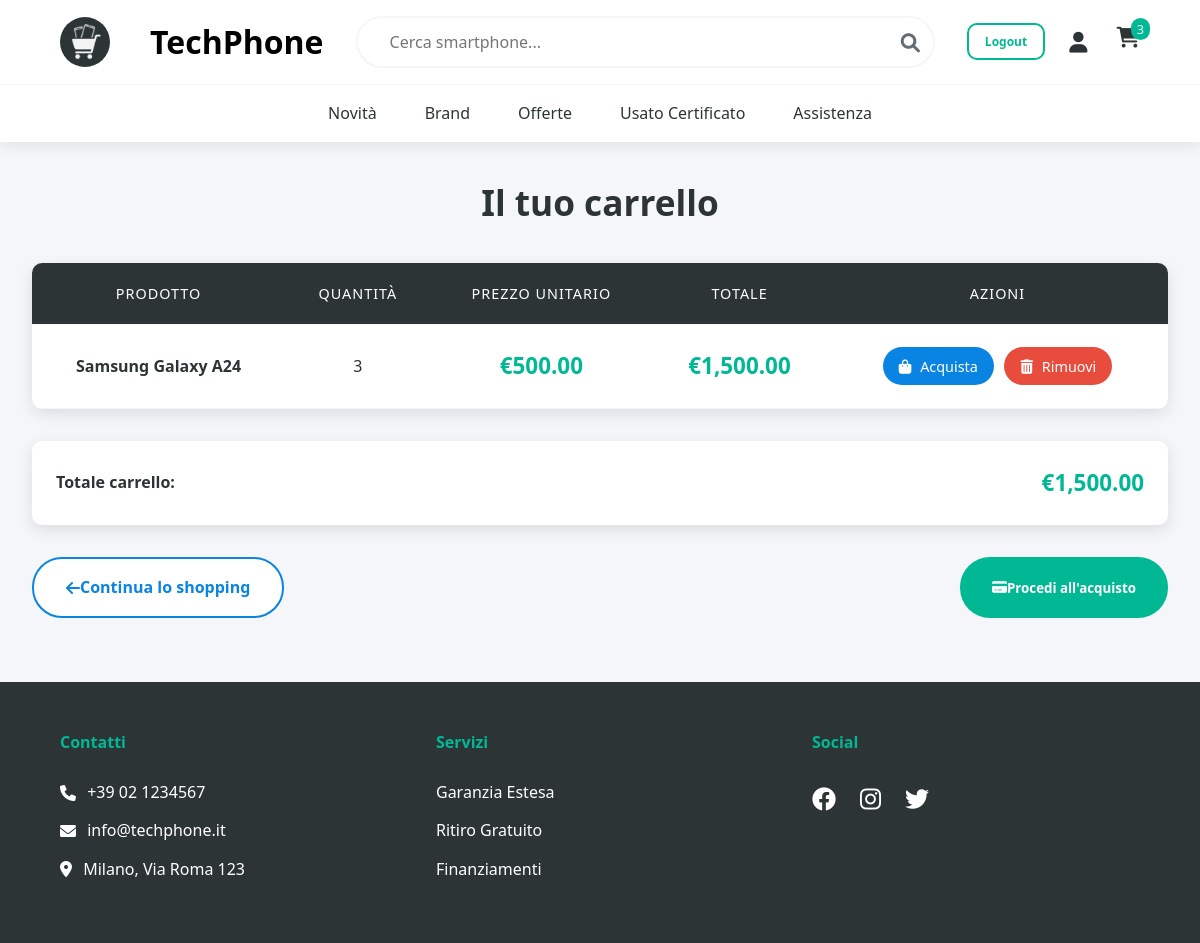
Page /qiu_phoneshop/main_page/front-end/cart.php (signed in) on the committed database.
### tables this page shows
CREATE TABLE `cart` (
  `user_id` int(11) NOT NULL,
  `product_id` int(11) NOT NULL,
  `quantity` int(11) DEFAULT 1
);

CREATE TABLE `product` (
  `id` int(11) NOT NULL,
  `name` varchar(100) NOT NULL,
  `brand` varchar(100) NOT NULL,
  `ram` int(11) NOT NULL,
  `rom` int(11) NOT NULL,
  `camera` int(11) NOT NULL,
  `battery` int(11) NOT NULL,
  `price` int(11) NOT NULL,
  `quantity` int(11) NOT NULL,
  `fk_admin` int(11) NOT NULL
);

### qiu_phoneshop/main_page/front-end/cart.php (the view, shortened to what this page needs)
<?php
include '../back-end/db_conn.php';
?>
<!DOCTYPE html>
<html lang="it">
<head>
    <link rel="stylesheet" href="style.css">
    <link rel="stylesheet" href="https://cdnjs.cloudflare.com/ajax/libs/font-awesome/6.0.0/css/all.min.css">
    <link rel="stylesheet" href="cart.css">
</head>
<body>
    <header class="main-header">
        <div class="header-top">
            <a href="logged_Index.php">
                <div class="logo-container">
                    <img src="logo.png" alt="TechPhone Logo" class="logo">
                    <h1>TechPhone</h1>
                </div>
            </a>
            <div class="search-container">
                <input type="search" id="search-input" placeholder="Cerca smartphone..." class="search-bar">
                <button id="search-btn" class="search-btn"><i class="fas fa-search"></i></button>
            </div>
            <div class="user-actions">
                <a href="../../login_register_user/logout.php"><button class="logout">Logout</button></a>
                <button class="user-btn"><i class="fas fa-user">
                    </i></button>
                <a href="cart.php">
                    <button class="cart-btn">
                        <i class="fas fa-shopping-cart"></i>
                        <span class="cart-count">
                            <?php
                            $username = $_SESSION['username'];
                            $stmt = $conn->prepare("SELECT id FROM user WHERE username = ?");
                            $stmt->bind_param("s", $username);
                            $stmt->execute();
                            $result = $stmt->get_result();
                            $user = $result->fetch_assoc();
                            $user_id = $user['id'];
                            $stmt = $conn->prepare("SELECT SUM(quantity) as total FROM cart WHERE user_id = ?;");
                            $stmt->bind_param("i", $user_id);
                            $stmt->execute();
                            $result = $stmt->get_result();
                            $row = $result->fetch_assoc();
                            echo $row['total'] > 0 ? $row['total'] : "0";
                            ?>
                        </span>
                    </button>
                </a>
            </div>
        </div>
        <nav class="main-nav">
            <ul class="nav-list">
                <li><a href="logged_Index.php#novita">Novità</a></li>
                <li><a href="logged_Index.php#brand">Brand</a></li>
                <li><a href="logged_Index.php#offerte">Offerte</a></li>
                <li><a href="logged_Index.php#usato">Usato Certificato</a></li>
                <li><a href="logged_Index.php#assistenza">Assistenza</a></li>
            </ul>
        </nav>
    </header>
    <main class="cart-container">
        <h1 class="cart-title">Il tuo carrello</h1>
        <?php
        $username = $_SESSION['username'];
        $stmt = $conn->prepare("SELECT id FROM user WHERE username = ?");
        $stmt->bind_param("s", $username);
        $stmt->execute();
        $result = $stmt->get_result();
        $user = $result->fetch_assoc();
        $user_id = $user['id'];
        $stmt = $conn->prepare("SELECT c.product_id, p.name, c.quantity, p.price FROM product p
                                        JOIN cart c ON p.id = c.product_id WHERE c.user_id = ?");
        $stmt->bind_param("i", $user_id);
        $stmt->execute();
        $result = $stmt->get_result();
        if ($result->num_rows > 0): ?>
            <table class="cart-table">
                <thead>
                    <tr>
                        <th>Prodotto</th>
                        <th>Quantità</th>
                        <th>Prezzo unitario</th>
                        <th>Totale</th>
                        <th>Azioni</th>
                    </tr>
                </thead>
                <tbody>
                    <?php
                    $grand_total = 0;
                    while ($row = $result->fetch_assoc()):
                        $total = $row['price'] * $row['quantity'];
                        $grand_total += $total;
                    ?>
                        <tr>
                            <td class="product-name"><?= htmlspecialchars($row['name']) ?></td>
                            <td class="product-quantity"><?= $row['quantity'] ?></td>
                            <td class="product-price">€<?= number_format($row['price'], 2) ?></td>
                            <td class="product-price">€<?= number_format($total, 2) ?></td>
                            <td>
                                <button onclick="buyItem(<?= $row['product_id'] ?>)" class="action-btn">
                                    <i class="fas fa-shopping-bag"></i> Acquista
                                </button>
                                <button onclick="removeItem(<?= $row['product_id'] ?>)" class="action-btn remove-btn">
                                    <i class="fas fa-trash-alt"></i> Rimuovi
                                </button>
                            </td>
                        </tr>
                    <?php endwhile; ?>
                </tbody>
            </table>
            <div class="cart-summary">
                <span class="total-label">Totale carrello:</span>
                <span class="total-price">€<?= number_format($grand_total, 2) ?></span>
            </div>
            <div class="cart-actions">
                <a href="logged_Index.php" class="continue-btn">
                    <i class="fas fa-arrow-left"></i> Continua lo shopping
                </a>
                <button onclick="buyCart()" class="checkout-btn">
                    <i class="fas fa-credit-card"></i> Procedi all'acquisto
                </button>
            </div>
        <?php endif; ?>
    </main>
    <footer class="main-footer">
        <div class="footer-grid">
            <div class="footer-section">
                <h4>Contatti</h4>
                <ul>
                    <li><i class="fas fa-phone"></i> +39 02 1234567</li>
                    <li><i class="fas fa-envelope"></i> info@techphone.it</li>
                    <li><i class="fas fa-map-marker-alt"></i> Milano, Via Roma 123</li>
                </ul>
            </div>
            <div class="footer-section">
                <h4>Servizi</h4>
                <ul>
                    <li>Garanzia Estesa</li>
                    <li>Ritiro Gratuito</li>
                    <li>Finanziamenti</li>
                </ul>
            </div>
            <div class="footer-section">
                <h4>Social</h4>
                <div class="social-icons">
                    <a href="#"><i class="fab fa-facebook"></i></a>
                    <a href="#"><i class="fab fa-instagram"></i></a>
                    <a href="#"><i class="fab fa-twitter"></i></a>
                </div>
            </div>
        </div>
    </footer>
</body>
</html>

### qiu_phoneshop/main_page/front-end/style.css (style rules this page uses)
:root { --primary-color: #2d3436; --secondary-color: #0984e3; --accent-color: #00b894; --light-gray: #f5f6fa; --dark-gray: #636e72; }
* { margin: 0; padding: 0; box-sizing: border-box; font-family: 'Segoe UI', system-ui, sans-serif; }
body { background-color: var(--light-gray); color: var(--primary-color); line-height: 1.6; }
.main-header { background: white; box-shadow: 0 2px 15px rgba(0, 0, 0, 0.1); position: sticky; top: 0; z-index: 1000; }
.header-top { display: flex; justify-content: space-between; align-items: center; padding: 1rem 5%; gap: 2rem; }
.logo-container { display: flex; align-items: center; }
.header-top a:has(.logo-container) { text-decoration: none; }
.logo-container h1 { color: #000000; }
.logo { height: 50px; width: auto; margin-right: 2.5rem; border-radius: 50%; background-color: var(--primary-color); }
.search-container { flex: 1; max-width: 600px; position: relative; }
.search-bar { width: 100%; padding: 0.8rem 2rem; border: 2px solid var(--light-gray); border-radius: 30px; font-size: 1rem; transition: all 0.3s ease; }
.search-btn { position: absolute; right: 15px; top: 50%; transform: translateY(-50%); background: none; border: none; font-size: 1.2rem; color: var(--dark-gray); cursor: pointer; }
.user-actions { display: flex; gap: 1.5rem; }
.user-btn, .cart-btn { background: none; border: none; font-size: 1.3rem; color: var(--primary-color); cursor: pointer; position: relative; }
.cart-count { position: absolute; top: -5px; right: -10px; background: var(--accent-color); color: white; font-size: 0.8rem; padding: 2px 6px; border-radius: 10px; }
.main-nav { border-top: 1px solid var(--light-gray); }
.nav-list { display: flex; justify-content: center; gap: 3rem; padding: 1rem; list-style: none; }
.nav-list a { text-decoration: none; color: var(--primary-color); font-weight: 500; transition: color 0.3s ease; }
.logout { background-color: white; color: var(--accent-color); font-weight: 700; border: var(--accent-color) 2px solid; border-radius: 10px; padding: 8px 16px; font-size: 12px; cursor: pointer; transition: background-color 0.3s ease; }
.product-price { color: var(--accent-color); font-size: 1.4rem; font-weight: 700; margin: 1rem 0; }
.main-footer { background: var(--primary-color); color: white; padding: 3rem 5%; margin-top: 4rem; }
.footer-grid { display: grid; grid-template-columns: repeat(auto-fit, minmax(250px, 1fr)); gap: 3rem; max-width: 1200px; margin: 0 auto; }
.footer-section h4 { margin-bottom: 1.5rem; color: var(--accent-color); }
.footer-section ul { list-style: none; }
.footer-section li { margin-bottom: 0.8rem; display: flex; align-items: center; gap: 0.7rem; }
.social-icons { display: flex; gap: 1.5rem; font-size: 1.5rem; }
.social-icons a { color: white; transition: color 0.3s ease; }

### rows in the picture
cart: product.name "Samsung Galaxy A24", quantity "3", product.price "500.00", total "1,500.00"

### other values in the picture
$row['total'] "3"
$grand_total "1,500.00"
